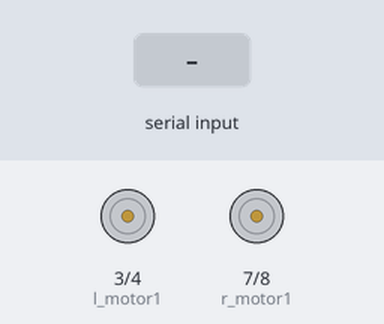
Simulated run of this sketch. Board: Arduino Uno, built with avr-gcc and run on an emulated ATmega328P. Parts: motor-driver pin pairs drawn as motors (green arrow = first pin HIGH = forward, orange = second pin HIGH = backward, longer = more drive). The test bench sets the inputs (shaded band).

Above: at 1.2 s.
1.3 s: "n" received over Serial
At 1.9 s:
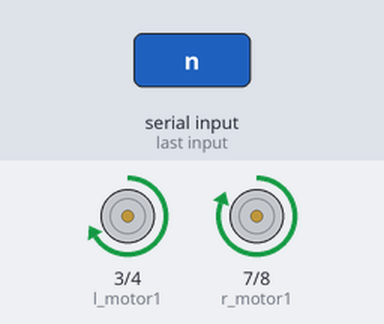
2.8 s: "b" received over Serial
At 3.1 s:
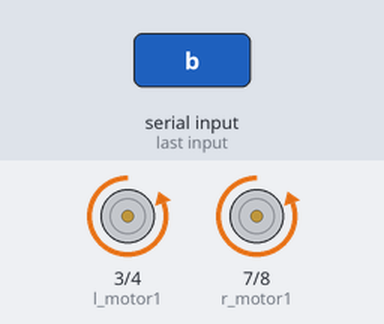
4.3 s: "r" received over Serial
At 5.4 s:
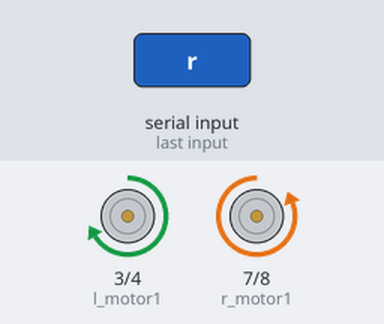
5.8 s: "l" received over Serial
At 6.5 s:
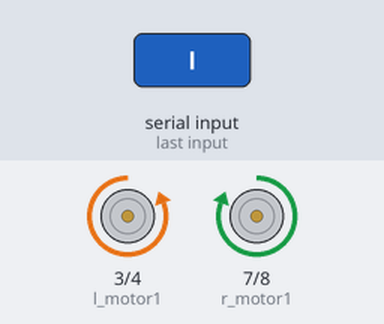
7.3 s: "f" received over Serial
At 7.7 s:
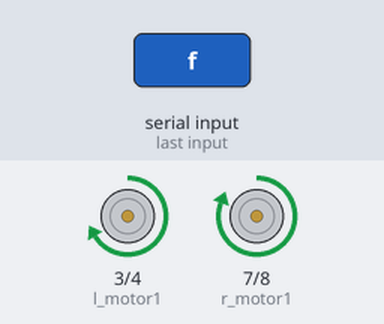
Timing chart, 0 to 9.8 s (numbered marks = the images above; inputs shaded):
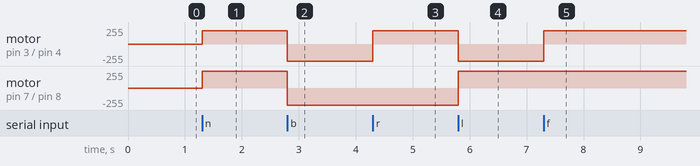

Measured:
- after the input at 1.3 s, motor on pin 3 (l_motor1) / pin 4 (l_motor2): stopped → forward 200/255 at once; motor on pin 7 (r_motor1) / pin 8 (r_motor2): stopped → forward 255/255 at once
- after the input at 2.8 s, motor on pin 3 (l_motor1) / pin 4 (l_motor2): forward 200/255 → backward 255/255 at once; motor on pin 7 (r_motor1) / pin 8 (r_motor2): forward 255/255 → backward 255/255 at once
- after the input at 4.3 s, motor on pin 3 (l_motor1) / pin 4 (l_motor2): backward 255/255 → forward 200/255 at once
- after the input at 5.8 s, motor on pin 3 (l_motor1) / pin 4 (l_motor2): forward 200/255 → backward 255/255 at once; motor on pin 7 (r_motor1) / pin 8 (r_motor2): backward 255/255 → forward 255/255 at once
- after the input at 7.3 s, motor on pin 3 (l_motor1) / pin 4 (l_motor2): backward 255/255 → forward 200/255 at once

The sketch:

soccer_bot.ino.ino
```cpp
//Motor pin declare
int r_motor1 = 7;
int r_motor2 = 8;
int l_motor1 = 3;              //backward wheels
int l_motor2 = 4;


int value = 255;   // value set to maximum
char temp = 'g';   //temp value to kill commands
int val = 200;

void setup() {
  //setting motor output
  pinMode(r_motor1, OUTPUT);
  pinMode(r_motor2, OUTPUT);
  pinMode(l_motor1, OUTPUT);
  pinMode(l_motor2, OUTPUT);
  // Begins serial communication
  Serial.begin(9600);
}


void loop() {

  if (temp == 'n') {
    analogWrite(r_motor1, value);
    analogWrite(r_motor2, 0);
    analogWrite(l_motor1, val);
    analogWrite(l_motor2, 0);
  }
  if (Serial.available() > 0) {
    temp = Serial.read();
  }
    if (temp == 'g') {
      analogWrite(r_motor1, 0);
      analogWrite(r_motor2, 0);
      analogWrite(l_motor1, 0);
      analogWrite(l_motor2, 0);
    }
    if (temp == 'f') {   // Forward
      analogWrite(r_motor1, value);
      analogWrite(r_motor2, 0);
      analogWrite(l_motor1, val);
      analogWrite(l_motor2, 0);
    }
    if (temp == 'b') {  // Back
      analogWrite(r_motor1, 0);
      analogWrite(r_motor2, value);
      analogWrite(l_motor1, 0);
      analogWrite(l_motor2, val);
    }

    if (temp == 'r') {
      analogWrite(r_motor1, 0);
      analogWrite(r_motor2, value);
      analogWrite(l_motor1, val);
      analogWrite(l_motor2, 0);
    }

    if (temp == 'l') {
      analogWrite(r_motor1, value);
      analogWrite(r_motor2, 0);
      analogWrite(l_motor1, 0);
      analogWrite(l_motor2, val);
    }
}
```
